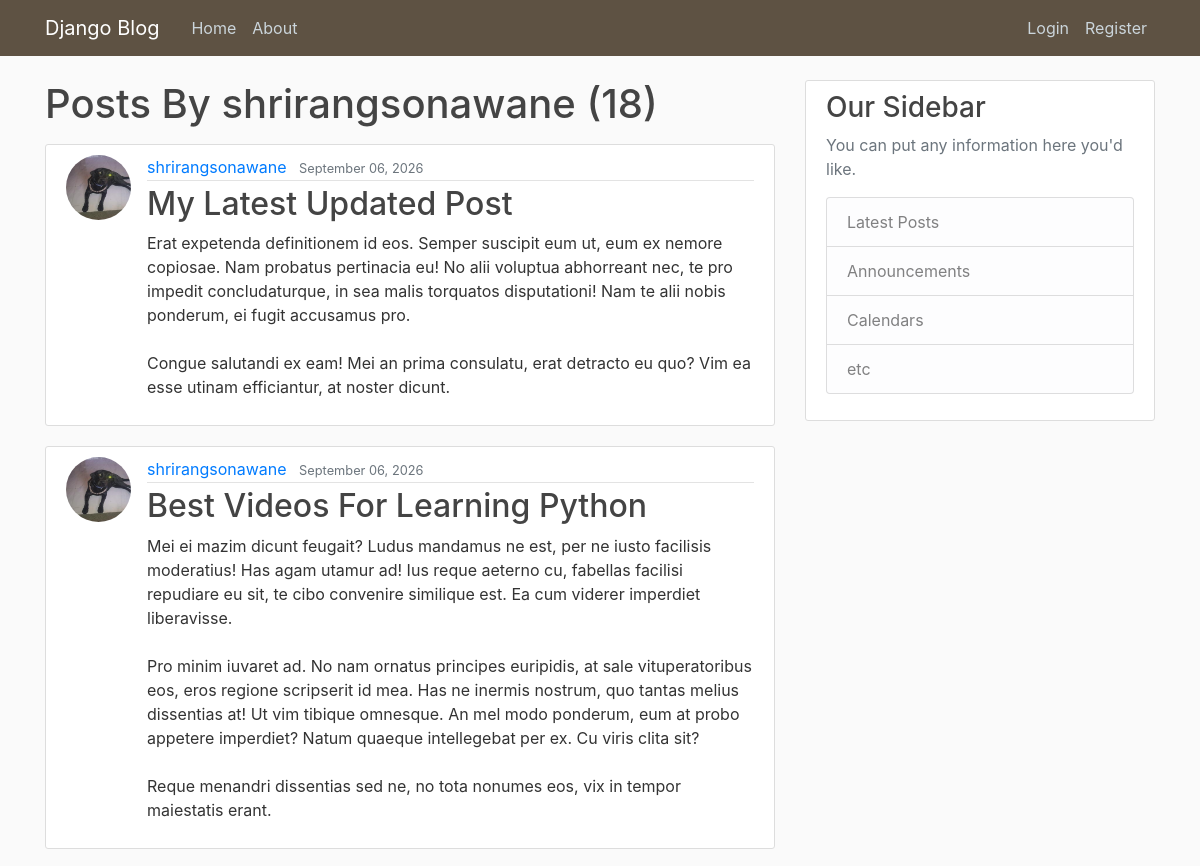
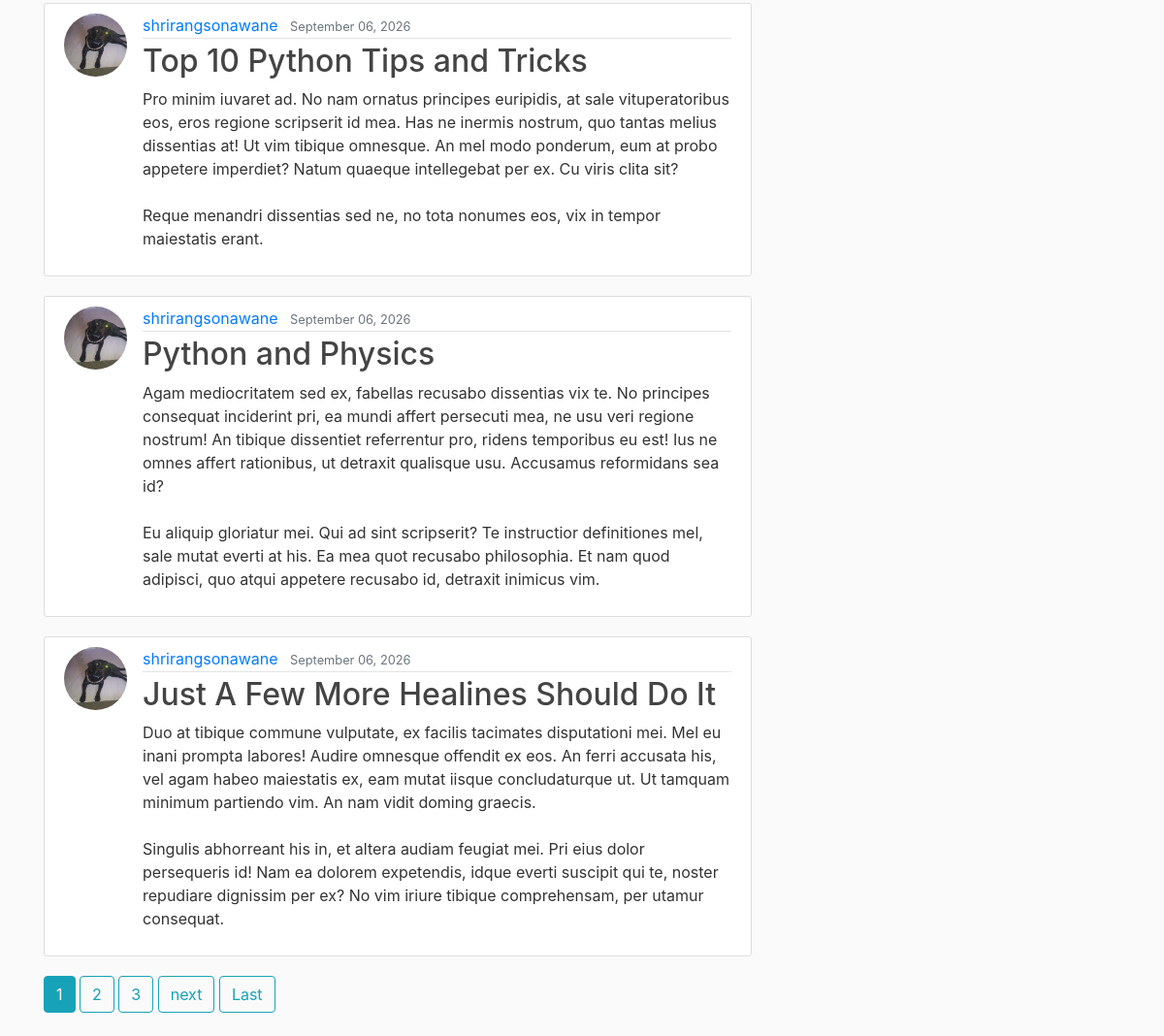
The app's page /Blog_App/user/shrirangsonawane with its own data (2 pictures, top to bottom).
### Blog_App/models.py (models this page shows, shortened)
class post(models.Model):
    title = models.CharField(max_length=255)
    content = models.TextField()
    date_posted = models.DateTimeField(default=timezone.now)
    author = models.ForeignKey(User, on_delete=models.CASCADE)

### users/models.py (models this page shows, shortened)
class profile(models.Model):
    user = models.OneToOneField(User,on_delete=models.CASCADE)
    image = models.ImageField(default='default.jpg', upload_to='profile_pics')

### Blog_App/views.py (the view)
# urls.py: path('user/<str:username>', UserPostListView.as_view(), name='user-posts'),
class UserPostListView(ListView):
    model = post
    template_name = 'Blog_App/user_posts.html' ## <app>/<model>_<viewtype>.html
    context_object_name = "posts"
    paginate_by = 5
    def get_queryset(self):
        user = get_object_or_404(User, username= self.kwargs.get('username'))
        return post.objects.filter(author=user).order_by('-date_posted')

### Blog_App/templates/Blog_App/user_posts.html (shortened to what this page needs)
{% extends "Blog_App/base.html" %}
{% block content %}
    <h1 class="mb-3">Posts By {{ view.kwargs.username }} ({{ page_obj.paginator.count }})</h1>
    {% for post in posts %}
    <article class="media content-section">
        <img class="rounded-circle article-img" src="{{ post.author.profile.image.url }}">
        <div class="media-body">
            <div class="article-metadata">
                <a class="mr-2" href="{% url 'user-posts' post.author.username %}">{{ post.author }}</a>
                <small class="text-muted">{{ post.date_posted|date:"F d, Y" }}</small>
            </div>
            <h2><a class="article-title" href="{% url 'post-detail' post.id %}">{{ post.title }}</a></h2>
            <p class="article-content">{{ post.content }}</p>
        </div>
    </article>
    {% endfor %}
    {% if is_paginated %}
        {% for num in page_obj.paginator.page_range %}
            {% if page_obj.number == num %}
                <a class="btn btn-info mb-4" href="{{ num }}">{{ num }}</a>
            {% elif num > page_obj.number|add:'-3' and num < page_obj.number|add:'3' %}
                <a class="btn btn-outline-info mb-4" href="{{ num }}">{{ num }}</a>
            {% endif %}
        {% endfor %}
        {% if page_obj.has_next %}
            <a class="btn btn-outline-info mb-4" href="?page={{ page_obj.next_page_number }}">next</a>
            <a class="btn btn-outline-info mb-4" href="?page={{ page_obj.paginator.num_pages}}">Last</a>
        {% endif %}
    {% endif %}
{% endblock content %}

### Blog_App/static/Blog_App/main.css (style rules this page uses)
body { background: #fafafa; color: #333333; margin-top: 5rem; }
h1, h2, h3, h4, h5, h6 { color: #444444; }
.content-section { background: #ffffff; padding: 10px 20px; border: 1px solid #dddddd; border-radius: 3px; margin-bottom: 20px; }
.article-title { color: #444444; }
.article-content { white-space: pre-line; }
.article-img { height: 65px; width: 65px; margin-right: 16px; }
.article-metadata { padding-bottom: 1px; margin-bottom: 4px; border-bottom: 1px solid #e3e3e3 }

### records on screen
post: author.profile.image (picture), author "shrirangsonawane", date_posted "September 06, 2026", title "My Latest Updated Post", content "Erat expetenda definitionem id eos. Semper suscipit eum ut, eum ex nemore copiosae. Nam probatus pertinacia eu! No alii voluptua abhorreant nec, te pro impedit concludaturque, in sea malis torquatos disputationi! Nam te alii nobis ponderum, ei fugit accusamus pro. Congue salutandi ex eam! Mei an prima consulatu, erat detracto eu quo? Vim ea esse utinam efficiantur, at noster dicunt."
post: author.profile.image (picture), author "shrirangsonawane", date_posted "September 06, 2026", title "Best Videos For Learning Python", content "Mei ei mazim dicunt feugait? Ludus mandamus ne est, per ne iusto facilisis moderatius! Has agam utamur ad! Ius reque aeterno cu, fabellas facilisi repudiare eu sit, te cibo convenire similique est. Ea cum viderer imperdiet liberavisse. Pro minim iuvaret ad. No nam ornatus principes euripidis, at sale vituperatoribus eos, eros regione scripserit id mea. Has ne inermis nostrum, quo tantas melius dissentias at! Ut vim tibique omnesque. An mel modo ponderum, eum at probo appetere imperdiet? Natum quaeque intellegebat per ex. Cu viris clita sit? Reque menandri dissentias sed ne, no tota nonumes eos, vix in tempor maiestatis erant."
post: author.profile.image (picture), author "shrirangsonawane", date_posted "September 06, 2026", title "Top 10 Python Tips and Tricks", content "Pro minim iuvaret ad. No nam ornatus principes euripidis, at sale vituperatoribus eos, eros regione scripserit id mea. Has ne inermis nostrum, quo tantas melius dissentias at! Ut vim tibique omnesque. An mel modo ponderum, eum at probo appetere imperdiet? Natum quaeque intellegebat per ex. Cu viris clita sit? Reque menandri dissentias sed ne, no tota nonumes eos, vix in tempor maiestatis erant."
post: author.profile.image (picture), author "shrirangsonawane", date_posted "September 06, 2026", title "Python and Physics", content "Agam mediocritatem sed ex, fabellas recusabo dissentias vix te. No principes consequat inciderint pri, ea mundi affert persecuti mea, ne usu veri regione nostrum! An tibique dissentiet referrentur pro, ridens temporibus eu est! Ius ne omnes affert rationibus, ut detraxit qualisque usu. Accusamus reformidans sea id? Eu aliquip gloriatur mei. Qui ad sint scripserit? Te instructior definitiones mel, sale mutat everti at his. Ea mea quot recusabo philosophia. Et nam quod adipisci, quo atqui appetere recusabo id, detraxit inimicus vim."
post: author.profile.image (picture), author "shrirangsonawane", date_posted "September 06, 2026", title "Just A Few More Healines Should Do It", content "Duo at tibique commune vulputate, ex facilis tacimates disputationi mei. Mel eu inani prompta labores! Audire omnesque offendit ex eos. An ferri accusata his, vel agam habeo maiestatis ex, eam mutat iisque concludaturque ut. Ut tamquam minimum partiendo vim. An nam vidit doming graecis. Singulis abhorreant his in, et altera audiam feugiat mei. Pri eius dolor persequeris id! Nam ea dolorem expetendis, idque everti suscipit qui te, noster repudiare dignissim per ex? No vim iriure tibique comprehensam, per utamur consequat."

### other values on screen
{{ view.kwargs.username }} "shrirangsonawane"
{{ page_obj.paginator.count }} "18"
{{ num }} "1"
{{ num }} "2" "3"
